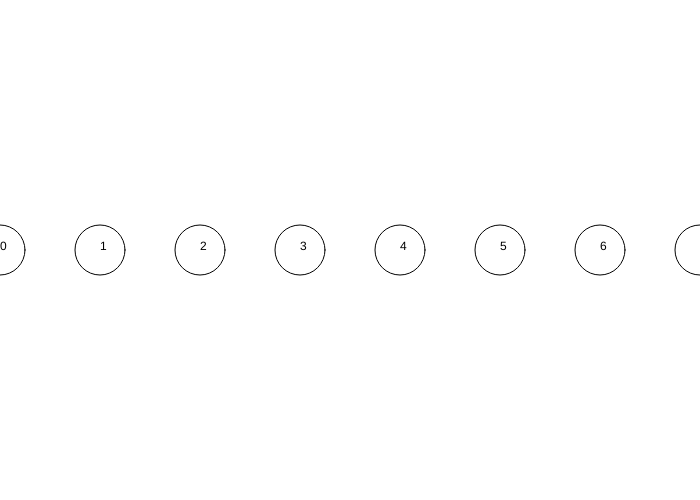
Frame 1 (no input)
Frame 60 (no input): identical to frame 1, image omitted
Frame 120 (the mouse pressed at the canvas centre since frame 60): identical to frame 1, image omitted

The p5.js sketch that drew this single still picture (run headless with seeded random() and noise() and a simulated clock; from frame 60 on, the mouse is pressed at the canvas centre):

// p5.js sketch
// ── sketch.js
function setup() {
  createCanvas(700, 500);//canvas size
  for(var i = 0; i < 8; i++) {
  	ellipse(i * 100, 250, 50, 50);
  	text(i, i * 100, 250);
}
}

function draw() {
  // put drawing code here
}
